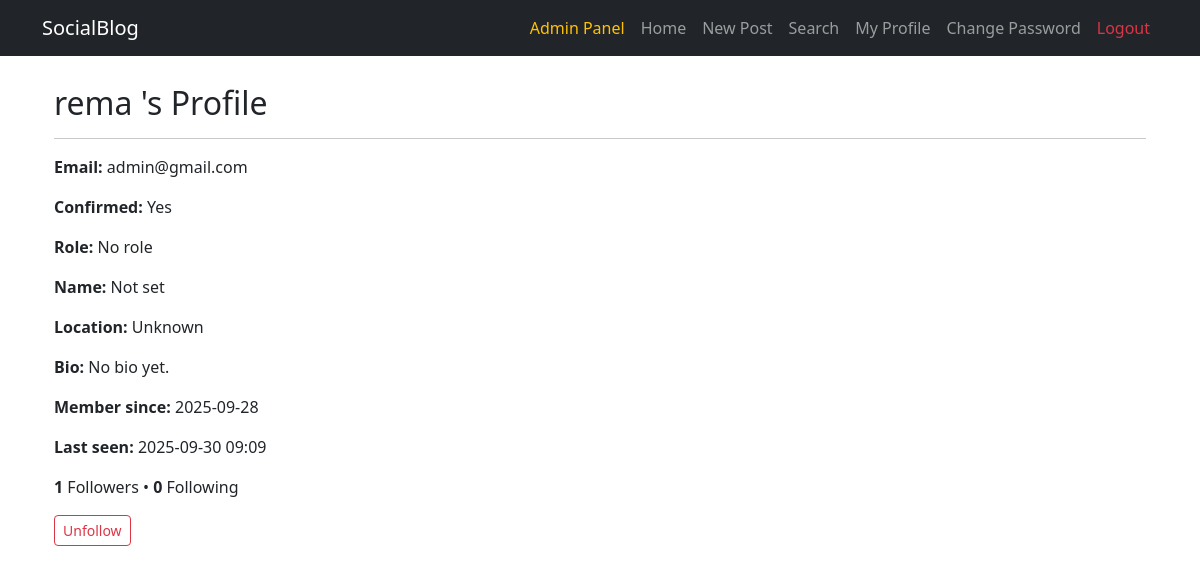
/profile/rema  (signed in), run on the app's committed database.
### app/models.py (models this page shows, shortened)
class User(UserMixin, db.Model):
    __tablename__ = "users"
    id = db.Column(db.Integer, primary_key=True)
    username = db.Column(db.String(64), unique=True, index=True)
    email = db.Column(db.String(120), unique=True, index=True)
    password_hash = db.Column(db.String(128))
    confirmed = db.Column(db.Boolean, default=False)
    role_id = db.Column(db.Integer, db.ForeignKey('roles.id'))
    name = db.Column(db.String(64))
    location = db.Column(db.String(64))
    bio = db.Column(db.Text())
    member_since = db.Column(db.DateTime(), default=db.func.now())
    last_seen = db.Column(db.DateTime(), default=db.func.now())
    posts = db.relationship('Post', backref='author', lazy='dynamic')
    comments = db.relationship('Comment', backref='author', lazy='dynamic')
    followed = db.relationship(
        'Follow',
        foreign_keys=[Follow.follower_id],
        backref=db.backref('follower', lazy='joined'),
        lazy='dynamic',
        cascade='all, delete-orphan'
    )
    followers = db.relationship(
        'Follow',
        foreign_keys=[Follow.followed_id],
        backref=db.backref('followed', lazy='joined'),
        lazy='dynamic',
        cascade='all, delete-orphan'
    )
    def is_following(self, user):
        return self.followed.filter_by(followed_id=user.id).first() is not None
    def can(self, perm):
        return self.role is not None and (self.role.permissions & perm) == perm
    def is_administrator(self):
        return self.can(Permission.ADMIN)
    @property
    def password(self):
        raise AttributeError("password is not readable")
    def ping(self):
        self.last_seen = datetime.utcnow()
        db.session.add(self)
        db.session.commit()

### app/main/views.py (the view)
@main.route('/profile/<username>')
@login_required
def user_profile(username):
    user = User.query.filter_by(username=username).first_or_404()
    return render_template("user/profile.html", user=user)

### app/auth/views.py (called while the page is built)
@auth.before_app_request
def before_request():
    if current_user.is_authenticated:
        current_user.ping()
        if not current_user.confirmed \
                and request.blueprint != 'auth' \
                and request.endpoint != 'static':
            return redirect(url_for('auth.unconfirmed'))

### app/models.py (called while the page is built)
@login_manager.user_loader
def load_user(user_id):
    return User.query.get(int(user_id))

### app/templates/user/profile.html (shortened to what this page needs)
{% extends "base.html" %}
{% block content %}
<div class="container mt-4">
  <h2>{{ user.username }}'s Profile</h2>
  <hr>
  <div class="mb-3">
    <p><strong>Email:</strong> {{ user.email }}</p>
    <p><strong>Confirmed:</strong> {{ "Yes" if user.confirmed else "No" }}</p>
    <p><strong>Role:</strong> {{ user.role.name if user.role else "No role" }}</p>
  </div>
  <div class="mb-3">
    <p><strong>Name:</strong> {{ user.name or "Not set" }}</p>
    <p><strong>Location:</strong> {{ user.location or "Unknown" }}</p>
    <p><strong>Bio:</strong> {{ user.bio or "No bio yet." }}</p>
    <p><strong>Member since:</strong> {{ user.member_since.strftime("%Y-%m-%d") }}</p>
    <p><strong>Last seen:</strong> {{ user.last_seen.strftime("%Y-%m-%d %H:%M") }}</p>
  </div>
  <p>
    <strong>{{ user.followers.count() }}</strong> Followers •
    <strong>{{ user.followed.count() }}</strong> Following
  </p>
  {% if current_user.is_authenticated and current_user != user %}
    {% if current_user.is_following(user) %}
      <form action="{{ url_for('main.unfollow', username=user.username) }}" method="post" style="display:inline;">
        <button class="btn btn-outline-danger btn-sm">Unfollow</button>
      </form>
    {% else %}
      <form action="{{ url_for('main.follow', username=user.username) }}" method="post" style="display:inline;">
        <button class="btn btn-outline-primary btn-sm">Follow</button>
      </form>
    {% endif %}
  {% endif %}
</div>
{% endblock %}

### app/templates/base.html (style rules this page uses)
body { padding-top: 60px; }

### data on the page
User: username "rema", email "admin@gmail.com", confirmed "Yes", name "Not set", location "Unknown", bio "No bio yet.", member_since "2025-09-28", last_seen "2025-09-30 09:09"

### other printed values
{{ user.role.name if user.role else "No role" }} "No role"
{{ user.followers.count() }} "1"
{{ user.followed.count() }} "0"
